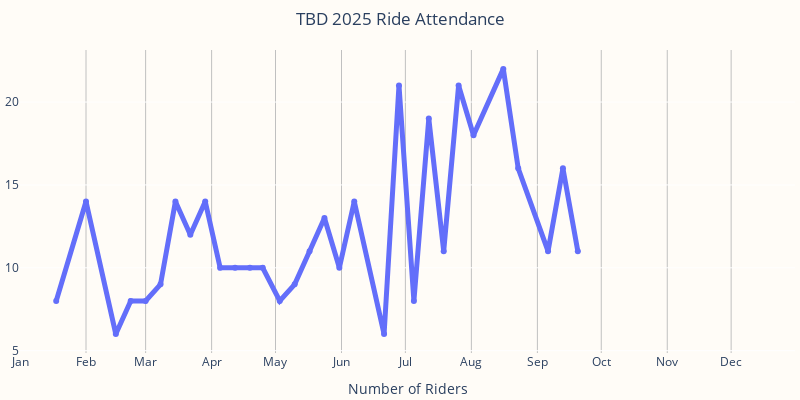

Write notebook code for a chart like this one.
### Markdown cell above
# TBD Attendance
The attendance graph and animation

### Code cell
fig = px.line(
    df.iloc[1:-2], x="date", y="num_riders", 
    markers=True, 
    title=f"TBD {year} Ride Attendance",
    # line_shape='spline'
)
fig.update_xaxes(
    fixedrange=False,
    dtick="M1",
    tickformat="%b",
    range=[pd.to_datetime(f'{year}-01-01'),pd.to_datetime(f'{year}-12-31')],
    gridcolor='silver'
)
fig.update_layout(
    title_x=0.5,
    width=800,
    height=400,
    margin=dict(l=5, r=5, t=50, b=5),  # left, right, top, bottom margins
    yaxis=dict(title=None),
    xaxis_title='Number of Riders',
    plot_bgcolor='#fffcf7',
    paper_bgcolor='#fffcf7',
    # template='simple_white',
)
fig.update_traces(
    connectgaps=True, 
    line=dict(width=5),
)
fig.show()

### Figure 1 — Plotly figure (JSON) as saved in the notebook; plotly's stock layout.template omitted (floating-point values rounded to 4 significant figures)
{"data": [{"connectgaps": true, "hovertemplate": "date=%{x}<br>num_riders=%{y}<extra></extra>", "legendgroup": "", "line": {"color": "#636efa", "dash": "solid", "width": 5}, "marker": {"symbol": "circle"}, "mode": "lines+markers", "name": "", "orientation": "v", "showlegend": false, "type": "scatter", "x": ["2025-01-11T00:00:00", "2025-01-18T00:00:00", "2025-01-25T00:00:00", "2025-02-01T00:00:00", "2025-02-08T00:00:00", "2025-02-15T00:00:00", "2025-02-22T00:00:00", "2025-03-01T00:00:00", "2025-03-08T00:00:00", "2025-03-15T00:00:00", "2025-03-22T00:00:00", "2025-03-29T00:00:00", "2025-04-05T00:00:00", "2025-04-12T00:00:00", "2025-04-19T00:00:00", "2025-04-25T00:00:00", "2025-05-03T00:00:00", "2025-05-10T00:00:00", "2025-05-17T00:00:00", "2025-05-24T00:00:00", "2025-05-31T00:00:00", "2025-06-07T00:00:00", "2025-06-14T00:00:00", "2025-06-21T00:00:00", "2025-06-28T00:00:00", "2025-07-05T00:00:00", "2025-07-12T00:00:00", "2025-07-19T00:00:00", "2025-07-26T00:00:00", "2025-08-02T00:00:00", "2025-08-09T00:00:00", "2025-08-16T00:00:00", "2025-08-23T00:00:00", "2025-08-30T00:00:00", "2025-09-06T00:00:00", "2025-09-13T00:00:00", "2025-09-20T00:00:00", "2025-09-27T00:00:00", "2025-10-04T00:00:00", "2025-10-11T00:00:00", "2025-10-18T00:00:00", "2025-10-25T00:00:00", "2025-11-01T00:00:00", "2025-11-08T00:00:00", "2025-11-15T00:00:00", "2025-11-22T00:00:00", "2025-11-29T00:00:00", "2025-12-06T00:00:00", "2025-12-13T00:00:00"], "xaxis": "x", "y": [null, 8, null, 14, null, 6, 8, 8, 9, 14, 12, 14, 10, 10, 10, 10, 8, 9, 11, 13, 10, 14, null, 6, 21, 8, 19, 11, 21, 18, null, 22, 16, null, 11, 16, 11, null, null, null, null, null, null, null, null, null, null, null, null], "yaxis": "y"}], "layout": {"height": 400, "legend": {"tracegroupgap": 0}, "margin": {"b": 5, "l": 5, "r": 5, "t": 50}, "paper_bgcolor": "#fffcf7", "plot_bgcolor": "#fffcf7", "title": {"text": "TBD 2025 Ride Attendance", "x": 0.5}, "width": 800, "xaxis": {"anchor": "y", "domain": [0, 1], "dtick": "M1", "fixedrange": false, "gridcolor": "silver", "range": ["2025-01-01T00:00:00", "2025-12-31T00:00:00"], "tickformat": "%b", "title": {"text": "Number of Riders"}}, "yaxis": {"anchor": "x", "domain": [0, 1], "title": {}}}}
